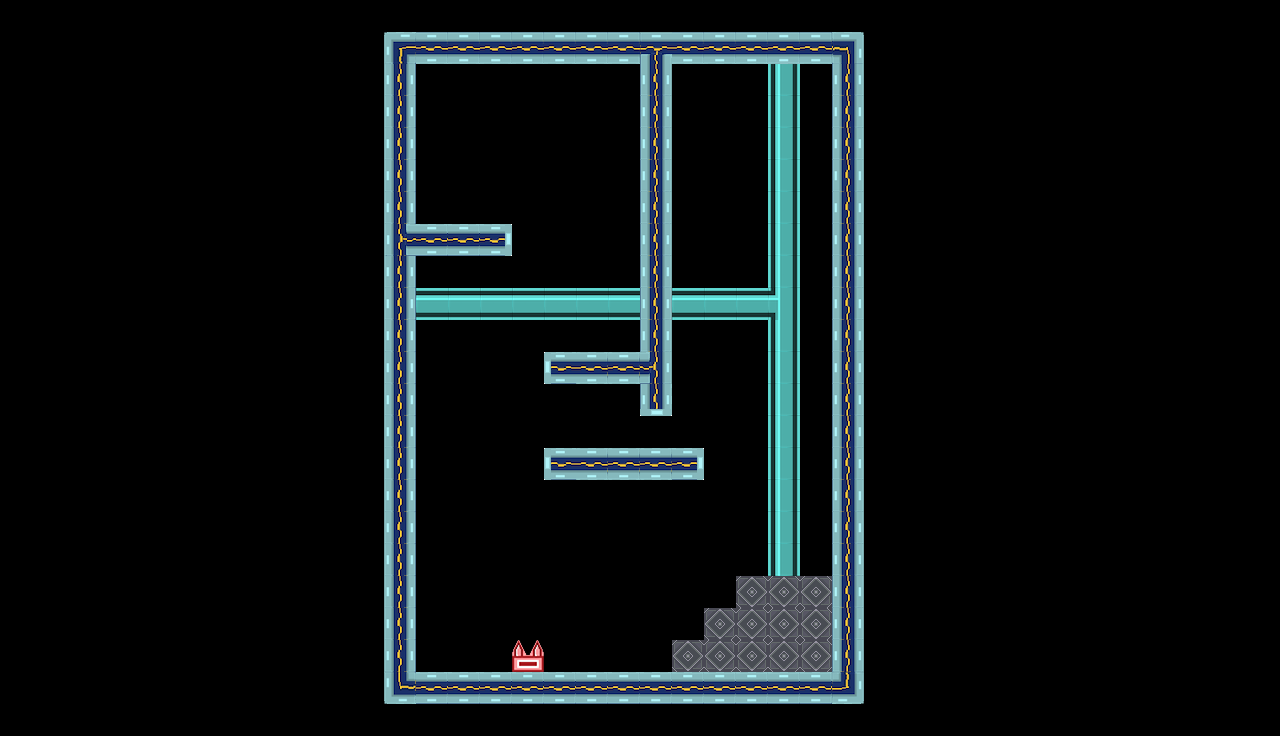

This game map was drawn from its Tiled (.tmx) file and the tilesets committed beside it. A one-line description and the trimmed map source follow:
An orthogonal 40x23 tile map with 32x32 px tiles, 2 tile layers (background, platforms) and 6 objects (3x BackObject, PlayerStart1, PlayerStart2, Exit).

<map version="1.0" tiledversion="1.0.3" orientation="orthogonal" renderorder="right-down" width="40" height="23" tilewidth="32" tileheight="32" nextobjectid="39">
 <properties>
  <property name="Back" value="back5" />
  <property name="Title" value="Brain Squeeze" />
 </properties>
 <tileset firstgid="1" source="tileset.tsx" />
 <layer name="background" width="40" height="23">
  <data>[920 cells, 26 non-empty, 3 distinct tile ids]</data>
 </layer>
 <layer name="platforms" width="40" height="23">
  <data>[920 cells, 708 non-empty, 18 distinct tile ids]</data>
 </layer>
 <objectgroup name="objects">
  <object id="4" name="P1" type="PlayerStart1" x="417.96" y="145.644" width="60" height="77" />
  <object id="5" name="P2" type="PlayerStart2" x="576" y="402.624" width="47" height="44" />
  <object id="16" name="exit" type="Exit" x="758.198" y="485.535" width="64" height="90" />
  <object id="36" name="BackObject" type="BackObject" x="437.587" y="335.862" width="82" height="64">
   <properties>
    <property name="frames" type="int" value="3" />
    <property name="speed" type="int" value="2" />
    <property name="sprite" value="screen" />
    <property name="style" type="int" value="2" />
   </properties>
  </object>
  <object id="37" name="BackObject" type="BackObject" x="448" y="544" width="164" height="96">
   <properties>
    <property name="frames" type="int" value="3" />
    <property name="speed" type="int" value="3" />
    <property name="sprite" value="meter" />
    <property name="style" type="int" value="2" />
   </properties>
  </object>
  <object id="38" name="BackObject" type="BackObject" x="672" y="384" width="128" height="48">
   <properties>
    <property name="frames" type="int" value="1" />
    <property name="speed" type="int" value="10" />
    <property name="sprite" value="blood2" />
    <property name="style" type="int" value="2" />
   </properties>
  </object>
 </objectgroup>
</map>
